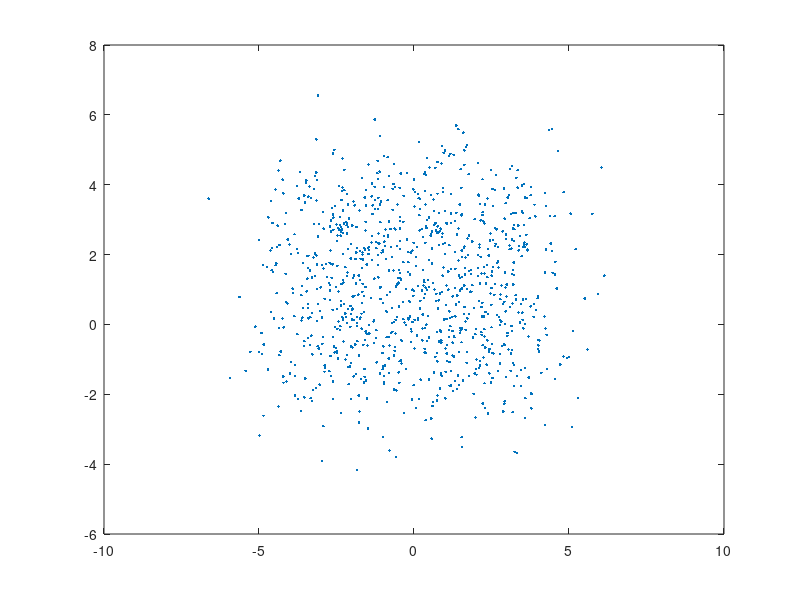
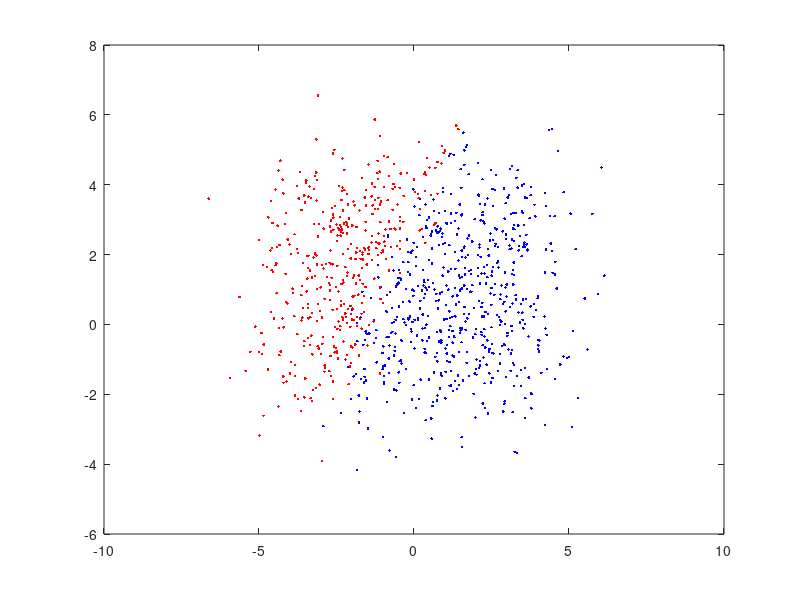

The MATLAB script that drew these images, in order: (Note: this script raises an error after producing the figures.)
%% Logistic regression with a linear boundary
% Generate data
n = 1000;
X = rand(n, 2);
X(:, 1) = (X(:, 1) - 1/2)*8 + normrnd(0, 1, n, 1);
X(:, 2) = (X(:, 2) - 1/2)*6 + 1 + normrnd(0, 1, n, 1);
Y = zeros(size(X, 1), 1);
for i = 1:size(X, 1)
    x = 3 + X(i, 1)*2 + X(i, 2)*(-1) + normrnd(0, 1);
    if x >= 0
        Y(i) = 0;
    end
    if x < 0
        Y(i) = 1;
    end
end
class1 = find(Y == 0);
class2 = find(Y == 1);
% Looking at y versus x1
plot(X(:, 1), Y, '.')
ylim([-.3, 1.3])
% Looking at y versus x2
plot(X(:, 2), Y, '.')
ylim([-.3, 1.3])
% Looking at x1 versus x2
plot(X(:, 1), X(:, 2), '.')

% Looking at y versus x1 and x2
figure;
plot(X(class1, 1), X(class1, 2), 'b.')
hold on;
plot(X(class2, 1), X(class2, 2), 'r.')
hold off;

% Fit a logistic regression
one_X = [ones(size(X, 1), 1), X];
counts = ones(size(Y));
[b, dev, stats] = glmfit(one_X, [Y, counts], 'binomial', 'constant', 'off');
b
se = stats.se;
fprintf("CI for b1 = (%.3f, %.3f)\n", b(1) - 1.96*se(1), b(1) + 1.96*se(1))
fprintf("CI for b2 = (%.3f, %.3f)\n", b(2) - 1.96*se(2), b(2) + 1.96*se(2))
fprintf("CI for b3 = (%.3f, %.3f)\n", b(3) - 1.96*se(3), b(3) + 1.96*se(3))
b_norm = b/(b(1)/3);
b_norm
% Looking at the fitted separable line
figure;
plot(X(class1, 1), X(class1, 2), 'b.')
hold on;
plot(X(class2, 1), X(class2, 2), 'r.')
seq = -5:.1:5;
plot(seq, -b(1)/b(3) - b(2)/b(3)*seq, 'LineWidth', 2)
hold off;

%% Logistic regression with a quadratic boundary
% Generate Data
n = 1000;
X = rand(n, 2);
X(:, 1) = (X(:, 1) - 1/2)*8 + normrnd(0, 1, n, 1);
X(:, 2) = (X(:, 2) - 1/2)*6 + 1 + normrnd(0, 1, n, 1);
Y = zeros(size(X, 1), 1);
for i = 1:size(X, 1)
    x = 3 + X(i, 1)*(-4) + X(i, 1)^2 + X(i, 2)*(-1) + normrnd(0, 1);
    if x >= 0
        Y(i) = 0;
    end
    if x < 0
        Y(i) = 1;
    end
end
class1 = find(Y == 0);
class2 = find(Y == 1);

% Looking at y versus x1
plot(X(:, 1), Y, '.')
ylim([-.3, 1.3])
% Looking at y versus x2
plot(X(:, 2), Y, '.')
ylim([-.3, 1.3])
% Looking at x1 versus x2
plot(X(:, 1), X(:, 2), '.')

% Looking at y versus x1 and x2
figure;
plot(X(class1, 1), X(class1, 2), 'b.')
hold on;
plot(X(class2, 1), X(class2, 2), 'r.')
hold off;

% Fit a logistic regression
one_X = [ones(size(X, 1), 1), X];
counts = ones(size(Y));
[b, dev, stats] = glmfit(one_X, [Y, counts], 'binomial', 'constant', 'off');
% Looking at the fitted separable line
figure;
plot(X(class1, 1), X(class1, 2), 'b.')
hold on;
plot(X(class2, 1), X(class2, 2), 'r.')
seq = -5:.1:5;
plot(seq, -b(1)/b(3) - b(2)/b(3)*seq, 'LineWidth', 2)
hold off;

X_new = [ones(size(X, 1), 1), X(:, 1), X(:, 1).^2, X(:, 2)];
[b, dev, stats] = glmfit(X_new, [Y, counts], 'binomial', 'constant', 'off');
figure;
plot(X(class1, 1), X(class1, 2), 'b.')
hold on;
plot(X(class2, 1), X(class2, 2), 'r.')
seq = -1:.1:5;
plot(seq, -b(1)/b(4) - b(2)/b(4)*seq - b(3)/b(4)*seq.^2, 'LineWidth', 2)
hold off;

